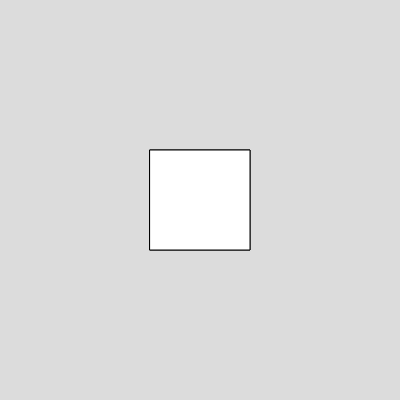
Frame 1 (no input)
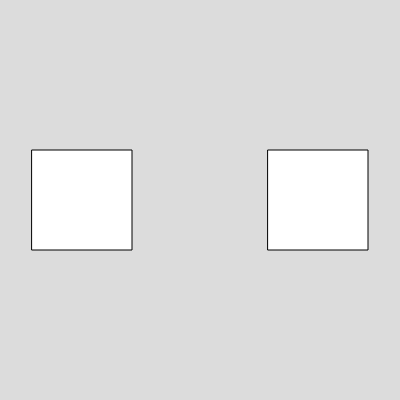
Frame 60 (no input)
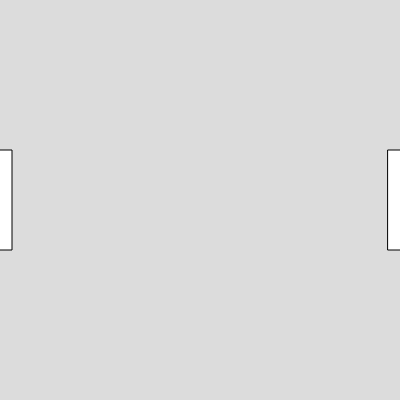
Frame 120 (the mouse pressed at the canvas centre since frame 60)

The p5.js sketch that drew these frames (run headless with seeded random() and noise() and a simulated clock; from frame 60 on, the mouse is pressed at the canvas centre):

// p5.js sketch
// ── sketch.js
var box1,box2;
function setup() 
{
  createCanvas(400, 400);
  box1 = new Box(200,200,100,100,2);
  box2 = new Box(200,200,100,100,-2);
}

function draw() 
{
  background(220);
box1.show();
box1.move();
box2.show();
box2.move();
}


// ── box.js
class Box
  {
    constructor(x,y,w,h,vx)
    {
      this.x =x;
      this.y =y;
      this.w =w;
      this.h = h;
      this.vx = vx;
    }
    
    show()
    {
      rectMode(CENTER);
      rect(this.x,this.y,this.w,this.h)
    }
    
    move()
    {
      this.x = this.x+this.vx;
    }

  }

  
